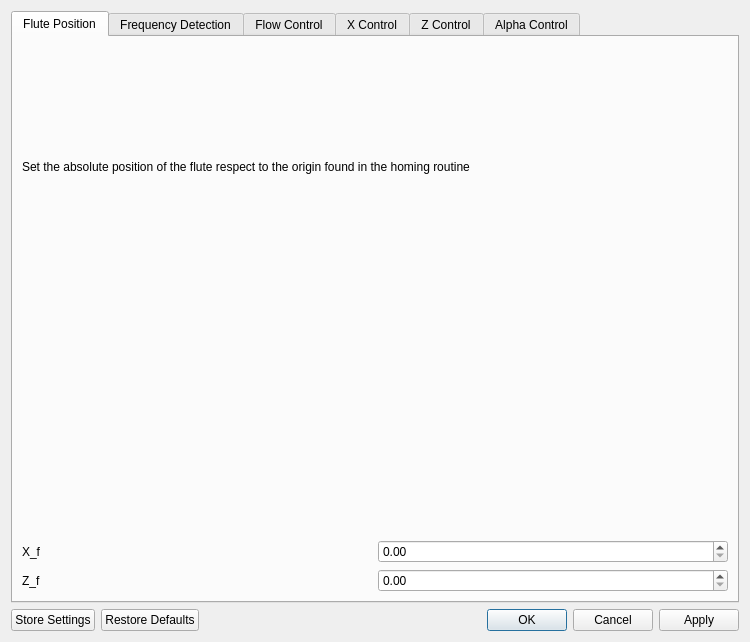
<?xml version="1.0" encoding="UTF-8"?>
<ui version="4.0">
 <class>Dialog</class>
 <widget class="QDialog" name="Dialog">
  <property name="geometry">
   <rect>
    <x>0</x>
    <y>0</y>
    <width>750</width>
    <height>642</height>
   </rect>
  </property>
  <property name="windowTitle">
   <string>Dialog</string>
  </property>
  <layout class="QGridLayout" name="gridLayout">
   <item row="2" column="1">
    <widget class="QDialogButtonBox" name="buttonBox">
     <property name="orientation">
      <enum>Qt::Horizontal</enum>
     </property>
     <property name="standardButtons">
      <set>QDialogButtonBox::Apply|QDialogButtonBox::Cancel|QDialogButtonBox::Ok|QDialogButtonBox::RestoreDefaults</set>
     </property>
     <property name="centerButtons">
      <bool>false</bool>
     </property>
    </widget>
   </item>
   <item row="2" column="0">
    <widget class="QPushButton" name="storeSettings">
     <property name="text">
      <string>Store Settings</string>
     </property>
    </widget>
   </item>
   <item row="1" column="0" colspan="2">
    <widget class="QTabWidget" name="tabWidget">
     <property name="currentIndex">
      <number>0</number>
     </property>
     <widget class="QWidget" name="tab">
      <attribute name="title">
       <string>Flute Position</string>
      </attribute>
      <layout class="QGridLayout" name="gridLayout_2">
       <item row="1" column="0" colspan="2">
        <widget class="QLabel" name="image_flute_pos">
         <property name="sizePolicy">
          <sizepolicy hsizetype="Minimum" vsizetype="Minimum">
           <horstretch>0</horstretch>
           <verstretch>0</verstretch>
          </sizepolicy>
         </property>
         <property name="text">
          <string/>
         </property>
         <property name="scaledContents">
          <bool>true</bool>
         </property>
        </widget>
       </item>
       <item row="3" column="0">
        <widget class="QLabel" name="label_2">
         <property name="whatsThis">
          <string>Z position in the system of reference showed in the picture, where 0,0 is in the upper left point of operation</string>
         </property>
         <property name="text">
          <string>Z_f</string>
         </property>
        </widget>
       </item>
       <item row="3" column="1">
        <widget class="QDoubleSpinBox" name="zFlutePos">
         <property name="maximum">
          <double>300.000000000000000</double>
         </property>
        </widget>
       </item>
       <item row="2" column="1">
        <widget class="QDoubleSpinBox" name="xFlutePos">
         <property name="maximum">
          <double>300.000000000000000</double>
         </property>
        </widget>
       </item>
       <item row="2" column="0">
        <widget class="QLabel" name="label">
         <property name="whatsThis">
          <string>X position in the system of reference showed in the picture, where 0,0 is in the upper left point of operation</string>
         </property>
         <property name="text">
          <string>X_f</string>
         </property>
        </widget>
       </item>
       <item row="0" column="0" colspan="2">
        <widget class="QLabel" name="label_60">
         <property name="text">
          <string>Set the absolute position of the flute respect to the origin found in the homing routine</string>
         </property>
        </widget>
       </item>
      </layout>
     </widget>
     <widget class="QWidget" name="tab_6">
      <attribute name="title">
       <string>Frequency Detection</string>
      </attribute>
      <layout class="QGridLayout" name="gridLayout_9">
       <item row="3" column="0" colspan="2">
        <widget class="QGroupBox" name="YINGroupBox">
         <property name="whatsThis">
          <string extracomment="YIN is an autocorrelation based method for fundamental frequency estimation 1. First, a normalized difference function is computed over short (overlapping) frames of audio. Next, the first minimum in the difference function below trough_threshold is selected as an estimate of the signal’s period. Finally, the estimated period is refined using parabolic interpolation before converting into the corresponding frequency."/>
         </property>
         <property name="title">
          <string>YIN</string>
         </property>
         <layout class="QGridLayout" name="gridLayout_7">
          <item row="0" column="0">
           <widget class="QLabel" name="label_35">
            <property name="whatsThis">
             <string>minimum frequency in Hertz. The recommended minimum is ~65 Hz though lower values may be feasible.</string>
            </property>
            <property name="text">
             <string>fmin</string>
            </property>
           </widget>
          </item>
          <item row="0" column="1">
           <widget class="QDoubleSpinBox" name="YINfmin">
            <property name="maximum">
             <double>4000.000000000000000</double>
            </property>
            <property name="value">
             <double>65.000000000000000</double>
            </property>
           </widget>
          </item>
          <item row="0" column="2">
           <widget class="QLabel" name="label_39">
            <property name="whatsThis">
             <string>number of audio samples between adjacent YIN predictions. If None, defaults to frame_length // 4.</string>
            </property>
            <property name="text">
             <string>hop_length</string>
            </property>
           </widget>
          </item>
          <item row="0" column="3">
           <widget class="QSpinBox" name="YINhop_length">
            <property name="maximum">
             <number>10000</number>
            </property>
            <property name="value">
             <number>512</number>
            </property>
           </widget>
          </item>
          <item row="1" column="0">
           <widget class="QLabel" name="label_36">
            <property name="whatsThis">
             <string>maximum frequency in Hertz. The recommended maximum is ~2093 Hz though higher values may be feasible.</string>
            </property>
            <property name="text">
             <string>fmax</string>
            </property>
           </widget>
          </item>
          <item row="1" column="1">
           <widget class="QDoubleSpinBox" name="YINfmax">
            <property name="maximum">
             <double>4000.000000000000000</double>
            </property>
            <property name="value">
             <double>2093.000000000000000</double>
            </property>
           </widget>
          </item>
          <item row="1" column="2">
           <widget class="QLabel" name="label_40">
            <property name="whatsThis">
             <string>absolute threshold for peak estimation.</string>
            </property>
            <property name="text">
             <string>trough_threshold</string>
            </property>
           </widget>
          </item>
          <item row="1" column="3">
           <widget class="QDoubleSpinBox" name="YINtrough_threshold">
            <property name="decimals">
             <number>5</number>
            </property>
           </widget>
          </item>
          <item row="2" column="0">
           <widget class="QLabel" name="label_37">
            <property name="whatsThis">
             <string>length of the frames in samples. By default, frame_length=2048 corresponds to a time scale of about 93 ms at a sampling rate of 22050 Hz.</string>
            </property>
            <property name="text">
             <string>frame_length</string>
            </property>
           </widget>
          </item>
          <item row="2" column="1">
           <widget class="QSpinBox" name="YINframe_length">
            <property name="maximum">
             <number>10000</number>
            </property>
            <property name="value">
             <number>2048</number>
            </property>
           </widget>
          </item>
          <item row="2" column="2">
           <widget class="QCheckBox" name="YINcenter">
            <property name="whatsThis">
             <string>If True, the signal y is padded so that frame D[:, t] is centered at y[t * hop_length]. If False, then D[:, t] begins at y[t * hop_length]. Defaults to True, which simplifies the alignment of D onto a time grid by means of librosa.core.frames_to_samples.</string>
            </property>
            <property name="text">
             <string>center</string>
            </property>
           </widget>
          </item>
          <item row="3" column="0">
           <widget class="QLabel" name="label_38">
            <property name="whatsThis">
             <string>length of the window for calculating autocorrelation in samples. If None, defaults to frame_length // 2</string>
            </property>
            <property name="text">
             <string>win_length</string>
            </property>
           </widget>
          </item>
          <item row="3" column="1">
           <widget class="QSpinBox" name="YINwin_length">
            <property name="maximum">
             <number>10000</number>
            </property>
            <property name="value">
             <number>1024</number>
            </property>
           </widget>
          </item>
          <item row="3" column="2">
           <widget class="QLabel" name="label_56">
            <property name="whatsThis">
             <string>If center=True, this argument is passed to np.pad for padding the edges of the signal y. By default (pad_mode=&quot;constant&quot;), y is padded on both sides with zeros. If center=False, this argument is ignored. .. see also:: np.pad</string>
            </property>
            <property name="text">
             <string>pad_mode</string>
            </property>
           </widget>
          </item>
          <item row="3" column="3">
           <widget class="QComboBox" name="YINpad_mode">
            <item>
             <property name="text">
              <string>constant</string>
             </property>
            </item>
            <item>
             <property name="text">
              <string>edge</string>
             </property>
            </item>
            <item>
             <property name="text">
              <string>empty</string>
             </property>
            </item>
            <item>
             <property name="text">
              <string>linear_ramp</string>
             </property>
            </item>
            <item>
             <property name="text">
              <string>maximum</string>
             </property>
            </item>
            <item>
             <property name="text">
              <string>mean</string>
             </property>
            </item>
            <item>
             <property name="text">
              <string>median</string>
             </property>
            </item>
            <item>
             <property name="text">
              <string>minimum</string>
             </property>
            </item>
            <item>
             <property name="text">
              <string>reflect</string>
             </property>
            </item>
            <item>
             <property name="text">
              <string>symmetric</string>
             </property>
            </item>
            <item>
             <property name="text">
              <string>wrap</string>
             </property>
            </item>
           </widget>
          </item>
         </layout>
        </widget>
       </item>
       <item row="0" column="1">
        <widget class="QComboBox" name="frequencyDetectionMethod">
         <item>
          <property name="text">
           <string>YIN</string>
          </property>
         </item>
         <item>
          <property name="text">
           <string>pYIN</string>
          </property>
         </item>
        </widget>
       </item>
       <item row="0" column="0">
        <widget class="QLabel" name="label_41">
         <property name="text">
          <string>Detection method used</string>
         </property>
        </widget>
       </item>
       <item row="4" column="0" colspan="2">
        <widget class="QGroupBox" name="pYINGroupBox">
         <property name="whatsThis">
          <string extracomment="pYIN 1 is a modificatin of the YIN algorithm 2 for fundamental frequency (F0) estimation. In the first step of pYIN, F0 candidates and their probabilities are computed using the YIN algorithm. In the second step, Viterbi decoding is used to estimate the most likely F0 sequence and voicing flags."/>
         </property>
         <property name="title">
          <string>pYIN</string>
         </property>
         <layout class="QGridLayout" name="gridLayout_8">
          <item row="5" column="1">
           <widget class="QSpinBox" name="pYINwin_length">
            <property name="minimum">
             <number>1</number>
            </property>
            <property name="maximum">
             <number>10000</number>
            </property>
            <property name="value">
             <number>1024</number>
            </property>
           </widget>
          </item>
          <item row="3" column="0">
           <widget class="QLabel" name="label_46">
            <property name="whatsThis">
             <string>length of the frames in samples. By default, frame_length=2048 corresponds to a time scale of about 93 ms at a sampling rate of 22050 Hz.</string>
            </property>
            <property name="text">
             <string>frame_length</string>
            </property>
           </widget>
          </item>
          <item row="0" column="0">
           <widget class="QLabel" name="label_44">
            <property name="whatsThis">
             <string>minimum frequency in Hertz. The recommended minimum is ~65 Hz though lower values may be feasible.</string>
            </property>
            <property name="text">
             <string>fmin</string>
            </property>
           </widget>
          </item>
          <item row="3" column="1">
           <widget class="QSpinBox" name="pYINframe_length">
            <property name="minimum">
             <number>1</number>
            </property>
            <property name="maximum">
             <number>10000</number>
            </property>
            <property name="value">
             <number>2048</number>
            </property>
           </widget>
          </item>
          <item row="2" column="4">
           <widget class="QDoubleSpinBox" name="pYINresolution">
            <property name="minimum">
             <double>0.010000000000000</double>
            </property>
            <property name="maximum">
             <double>0.990000000000000</double>
            </property>
            <property name="singleStep">
             <double>0.050000000000000</double>
            </property>
            <property name="value">
             <double>0.500000000000000</double>
            </property>
           </widget>
          </item>
          <item row="7" column="0">
           <widget class="QLabel" name="label_43">
            <property name="whatsThis">
             <string>number of audio samples between adjacent YIN predictions. If None, defaults to frame_length // 4.</string>
            </property>
            <property name="text">
             <string>hop_length</string>
            </property>
           </widget>
          </item>
          <item row="2" column="1">
           <widget class="QDoubleSpinBox" name="pYINfmax">
            <property name="maximum">
             <double>4000.000000000000000</double>
            </property>
            <property name="value">
             <double>2093.000000000000000</double>
            </property>
           </widget>
          </item>
          <item row="14" column="0" colspan="2">
           <widget class="QCheckBox" name="pYINcenter">
            <property name="whatsThis">
             <string>If True, the signal y is padded so that frame D[:, t] is centered at y[t * hop_length]. If False, then D[:, t] begins at y[t * hop_length]. Defaults to True, which simplifies the alignment of D onto a time grid by means of librosa.core.frames_to_samples.</string>
            </property>
            <property name="text">
             <string>center</string>
            </property>
           </widget>
          </item>
          <item row="2" column="0">
           <widget class="QLabel" name="label_45">
            <property name="whatsThis">
             <string>maximum frequency in Hertz. The recommended maximum is ~2093 Hz though higher values may be feasible.</string>
            </property>
            <property name="text">
             <string>fmax</string>
            </property>
           </widget>
          </item>
          <item row="8" column="0">
           <widget class="QLabel" name="label_47">
            <property name="whatsThis">
             <string>number of thresholds for peak estimation.</string>
            </property>
            <property name="text">
             <string>n_thresholds</string>
            </property>
           </widget>
          </item>
          <item row="12" column="1">
           <widget class="QDoubleSpinBox" name="pYINbeta_parameter_b">
            <property name="minimum">
             <double>0.010000000000000</double>
            </property>
            <property name="value">
             <double>2.000000000000000</double>
            </property>
           </widget>
          </item>
          <item row="0" column="1">
           <widget class="QDoubleSpinBox" name="pYINfmin">
            <property name="maximum">
             <double>4000.000000000000000</double>
            </property>
            <property name="value">
             <double>65.000000000000000</double>
            </property>
           </widget>
          </item>
          <item row="8" column="1">
           <widget class="QSpinBox" name="pYINn_thresholds">
            <property name="minimum">
             <number>1</number>
            </property>
           </widget>
          </item>
          <item row="0" column="4">
           <widget class="QDoubleSpinBox" name="pYINmax_transition_rate">
            <property name="minimum">
             <double>0.010000000000000</double>
            </property>
            <property name="value">
             <double>1.000000000000000</double>
            </property>
           </widget>
          </item>
          <item row="5" column="0">
           <widget class="QLabel" name="label_42">
            <property name="whatsThis">
             <string>length of the window for calculating autocorrelation in samples. If None, defaults to frame_length // 2</string>
            </property>
            <property name="text">
             <string>win_length</string>
            </property>
           </widget>
          </item>
          <item row="7" column="1">
           <widget class="QSpinBox" name="pYINhop_length">
            <property name="minimum">
             <number>1</number>
            </property>
            <property name="maximum">
             <number>10000</number>
            </property>
            <property name="value">
             <number>512</number>
            </property>
           </widget>
          </item>
          <item row="11" column="0">
           <widget class="QLabel" name="label_48">
            <property name="whatsThis">
             <string>shape parameters for the beta distribution prior over thresholds.</string>
            </property>
            <property name="text">
             <string>beta_parameter_a</string>
            </property>
           </widget>
          </item>
          <item row="11" column="1">
           <widget class="QDoubleSpinBox" name="pYINbeta_parameter_a">
            <property name="minimum">
             <double>0.010000000000000</double>
            </property>
            <property name="value">
             <double>2.000000000000000</double>
            </property>
           </widget>
          </item>
          <item row="0" column="3">
           <widget class="QLabel" name="label_51">
            <property name="whatsThis">
             <string>maximum pitch transition rate in octaves per second.</string>
            </property>
            <property name="text">
             <string>max_transition_rate</string>
            </property>
           </widget>
          </item>
          <item row="2" column="3">
           <widget class="QLabel" name="label_50">
            <property name="whatsThis">
             <string>Resolution of the pitch bins. 0.01 corresponds to cents.</string>
            </property>
            <property name="text">
             <string>resolution</string>
            </property>
           </widget>
          </item>
          <item row="3" column="4">
           <widget class="QDoubleSpinBox" name="pYINboltzmann_parameter">
            <property name="minimum">
             <double>0.010000000000000</double>
            </property>
            <property name="value">
             <double>1.000000000000000</double>
            </property>
           </widget>
          </item>
          <item row="3" column="3">
           <widget class="QLabel" name="label_49">
            <property name="whatsThis">
             <string>shape parameter for the Boltzmann distribution prior over troughs. Larger values will assign more mass to smaller periods.</string>
            </property>
            <property name="text">
             <string>boltzmann_parameter</string>
            </property>
           </widget>
          </item>
          <item row="5" column="3">
           <widget class="QLabel" name="label_52">
            <property name="whatsThis">
             <string>probability of switching from voiced to unvoiced or vice versa.</string>
            </property>
            <property name="text">
             <string>switch_prob</string>
            </property>
           </widget>
          </item>
          <item row="5" column="4">
           <widget class="QDoubleSpinBox" name="pYINswitch_prob">
            <property name="minimum">
             <double>0.010000000000000</double>
            </property>
            <property name="maximum">
             <double>0.990000000000000</double>
            </property>
            <property name="value">
             <double>0.500000000000000</double>
            </property>
           </widget>
          </item>
          <item row="7" column="3">
           <widget class="QLabel" name="label_53">
            <property name="whatsThis">
             <string>maximum probability to add to global minimum if no trough is below threshold.</string>
            </property>
            <property name="text">
             <string>no_trough_prob</string>
            </property>
           </widget>
          </item>
          <item row="7" column="4">
           <widget class="QDoubleSpinBox" name="pYINno_trough_prob">
            <property name="minimum">
             <double>0.010000000000000</double>
            </property>
            <property name="maximum">
             <double>0.990000000000000</double>
            </property>
            <property name="value">
             <double>0.500000000000000</double>
            </property>
           </widget>
          </item>
          <item row="8" column="3">
           <widget class="QLabel" name="label_54">
            <property name="whatsThis">
             <string>default value for unvoiced frames of f0. If None, the unvoiced frames will contain a best guess value.</string>
            </property>
            <property name="text">
             <string>fill_na</string>
            </property>
           </widget>
          </item>
          <item row="8" column="4">
           <widget class="QComboBox" name="pYINfill_na">
            <item>
             <property name="text">
              <string>None</string>
             </property>
            </item>
            <item>
             <property name="text">
              <string>float</string>
             </property>
            </item>
            <item>
             <property name="text">
              <string>np.nan</string>
             </property>
            </item>
           </widget>
          </item>
          <item row="11" column="4">
           <widget class="QDoubleSpinBox" name="pYINfill_na_float"/>
          </item>
          <item row="12" column="3">
           <widget class="QLabel" name="label_55">
            <property name="whatsThis">
             <string>If center=True, this argument is passed to np.pad for padding the edges of the signal y. By default (pad_mode=&quot;constant&quot;), y is padded on both sides with zeros. If center=False, this argument is ignored. .. see also:: np.pad</string>
            </property>
            <property name="text">
             <string>pad_mode</string>
            </property>
           </widget>
          </item>
          <item row="12" column="0">
           <widget class="QLabel" name="label_57">
            <property name="whatsThis">
             <string>shape parameters for the beta distribution prior over thresholds.</string>
            </property>
            <property name="text">
             <string>beta_parameter_b</string>
            </property>
           </widget>
          </item>
          <item row="11" column="3">
           <widget class="QLabel" name="label_58">
            <property name="whatsThis">
             <string>default value for unvoiced frames of f0. If None, the unvoiced frames will contain a best guess value.</string>
            </property>
            <property name="text">
             <string>fill_na_float</string>
            </property>
           </widget>
          </item>
          <item row="12" column="4">
           <widget class="QComboBox" name="pYINpad_mode">
            <item>
             <property name="text">
              <string>constant</string>
             </property>
            </item>
            <item>
             <property name="text">
              <string>edge</string>
             </property>
            </item>
            <item>
             <property name="text">
              <string>empty</string>
             </property>
            </item>
            <item>
             <property name="text">
              <string>linear_ramp</string>
             </property>
            </item>
            <item>
             <property name="text">
              <string>maximum</string>
             </property>
            </item>
            <item>
             <property name="text">
              <string>mean</string>
             </property>
            </item>
            <item>
             <property name="text">
              <string>median</string>
             </property>
            </item>
            <item>
             <property name="text">
              <string>minimum</string>
             </property>
            </item>
            <item>
             <property name="text">
              <string>reflect</string>
             </property>
            </item>
            <item>
             <property name="text">
              <string>symmetric</string>
             </property>
            </item>
            <item>
             <property name="text">
              <string>wrap</string>
             </property>
            </item>
           </widget>
          </item>
         </layout>
        </widget>
       </item>
       <item row="1" column="0">
        <widget class="QLabel" name="label_59">
         <property name="text">
          <string>Device used</string>
         </property>
        </widget>
       </item>
       <item row="1" column="1">
        <widget class="QComboBox" name="micDevices"/>
       </item>
      </layout>
     </widget>
     <widget class="QWidget" name="tab_2">
      <attribute name="title">
       <string>Flow Control</string>
      </attribute>
      <layout class="QGridLayout" name="gridLayout_3">
       <item row="0" column="0">
        <widget class="QLabel" name="label_3">
         <property name="text">
          <string>Variable to control</string>
         </property>
        </widget>
       </item>
       <item row="0" column="1">
        <widget class="QComboBox" name="flowVarToControl">
         <item>
          <property name="text">
           <string>Mass Flow</string>
          </property>
         </item>
         <item>
          <property name="text">
           <string>Volume Flow</string>
          </property>
         </item>
         <item>
          <property name="text">
           <string>Pressure</string>
          </property>
         </item>
        </widget>
       </item>
       <item row="1" column="0">
        <widget class="QLabel" name="label_4">
         <property name="text">
          <string>Control Loop</string>
         </property>
        </widget>
       </item>
       <item row="1" column="1">
        <widget class="QComboBox" name="flowControlLoop">
         <item>
          <property name="text">
           <string>PDF</string>
          </property>
         </item>
         <item>
          <property name="text">
           <string>PD2I</string>
          </property>
         </item>
        </widget>
       </item>
       <item row="2" column="0">
        <widget class="QLabel" name="label_5">
         <property name="text">
          <string>Kp</string>
         </property>
        </widget>
       </item>
       <item row="2" column="1">
        <widget class="QDoubleSpinBox" name="flowKp">
         <property name="maximum">
          <double>9999.000000000000000</double>
         </property>
        </widget>
       </item>
       <item row="3" column="0">
        <widget class="QLabel" name="label_6">
         <property name="text">
          <string>Ki</string>
         </property>
        </widget>
       </item>
       <item row="3" column="1">
        <widget class="QDoubleSpinBox" name="flowKi">
         <property name="maximum">
          <double>9999.000000000000000</double>
         </property>
        </widget>
       </item>
       <item row="4" column="0">
        <widget class="QLabel" name="label_7">
         <property name="text">
          <string>Kd</string>
         </property>
        </widget>
       </item>
       <item row="4" column="1">
        <widget class="QDoubleSpinBox" name="flowKd">
         <property name="maximum">
          <double>9999.000000000000000</double>
         </property>
        </widget>
       </item>
      </layout>
     </widget>
     <widget class="QWidget" name="tab_3">
      <attribute name="title">
       <string>X Control</string>
      </attribute>
      <layout class="QGridLayout" name="gridLayout_4">
       <item row="2" column="0">
        <widget class="QLabel" name="label_13">
         <property name="text">
          <string>Kd</string>
         </property>
        </widget>
       </item>
       <item row="4" column="0">
        <widget class="QLabel" name="label_8">
         <property name="text">
          <string>Deceleration</string>
         </property>
        </widget>
       </item>
       <item row="2" column="2">
        <widget class="QLabel" name="label_12">
         <property name="text">
          <string>Kd_vel</string>
         </property>
        </widget>
       </item>
       <item row="5" column="1">
        <widget class="QSpinBox" name="X_prop_value">
         <property name="maximum">
          <number>50</number>
         </property>
        </widget>
       </item>
       <item row="3" column="0">
        <widget class="QLabel" name="label_15">
         <property name="text">
          <string>Acceleration</string>
         </property>
        </widget>
       </item>
       <item row="2" column="3">
        <widget class="QDoubleSpinBox" name="X_kd_vel_value">
         <property name="decimals">
          <number>5</number>
         </property>
        </widget>
       </item>
       <item row="2" column="1">
        <widget class="QDoubleSpinBox" name="X_kd_value">
         <property name="decimals">
          <number>5</number>
         </property>
        </widget>
       </item>
       <item row="5" column="0">
        <widget class="QLabel" name="label_14">
         <property name="text">
          <string>Proportional Coef</string>
         </property>
        </widget>
       </item>
       <item row="3" column="1">
        <widget class="QSpinBox" name="X_acc_value">
         <property name="minimum">
          <number>1</number>
         </property>
         <property name="maximum">
          <number>5000</number>
         </property>
         <property name="value">
          <number>400</number>
         </property>
        </widget>
       </item>
       <item row="1" column="0">
        <widget class="QLabel" name="label_10">
         <property name="text">
          <string>Ki</string>
         </property>
        </widget>
       </item>
       <item row="1" column="3">
        <widget class="QDoubleSpinBox" name="X_ki_vel_value">
         <property name="decimals">
          <number>5</number>
         </property>
        </widget>
       </item>
       <item row="4" column="1">
        <widget class="QSpinBox" name="X_dec_value">
         <property name="minimum">
          <number>1</number>
         </property>
         <property name="maximum">
          <number>5000</number>
         </property>
         <property name="value">
          <number>400</number>
         </property>
        </widget>
       </item>
       <item row="1" column="1">
        <widget class="QDoubleSpinBox" name="X_ki_value">
         <property name="decimals">
          <number>5</number>
         </property>
        </widget>
       </item>
       <item row="1" column="2">
        <widget class="QLabel" name="label_16">
         <property name="text">
          <string>Ki_vel</string>
         </property>
        </widget>
       </item>
       <item row="0" column="0">
        <widget class="QLabel" name="label_11">
         <property name="text">
          <string>Kp</string>
         </property>
        </widget>
       </item>
       <item row="0" column="2">
        <widget class="QLabel" name="label_9">
         <property name="text">
          <string>Kp_vel</string>
         </property>
        </widget>
       </item>
       <item row="0" column="3">
        <widget class="QDoubleSpinBox" name="X_kp_vel_value">
         <property name="decimals">
          <number>5</number>
         </property>
        </widget>
       </item>
       <item row="0" column="1">
        <widget class="QDoubleSpinBox" name="X_kp_value">
         <property name="decimals">
          <number>5</number>
         </property>
        </widget>
       </item>
       <item row="6" column="0" colspan="4">
        <widget class="QLabel" name="control_image">
         <property name="text">
          <string/>
         </property>
        </widget>
       </item>
      </layout>
     </widget>
     <widget class="QWidget" name="tab_4">
      <attribute name="title">
       <string>Z Control</string>
      </attribute>
      <layout class="QGridLayout" name="gridLayout_5">
       <item row="3" column="0">
        <widget class="QLabel" name="label_19">
         <property name="text">
          <string>Acceleration</string>
         </property>
        </widget>
       </item>
       <item row="4" column="1">
        <widget class="QSpinBox" name="Z_dec_value">
         <property name="minimum">
          <number>1</number>
         </property>
         <property name="maximum">
          <number>5000</number>
         </property>
         <property name="value">
          <number>400</number>
         </property>
        </widget>
       </item>
       <item row="1" column="0">
        <widget class="QLabel" name="label_24">
         <property name="text">
          <string>Ki</string>
         </property>
        </widget>
       </item>
       <item row="2" column="2">
        <widget class="QLabel" name="label_17">
         <property name="text">
          <string>Kd_vel</string>
         </property>
        </widget>
       </item>
       <item row="5" column="0">
        <widget class="QLabel" name="label_22">
         <property name="text">
          <string>Proportional Coef</string>
         </property>
        </widget>
       </item>
       <item row="0" column="2">
        <widget class="QLabel" name="label_23">
         <property name="text">
          <string>Kp_vel</string>
         </property>
        </widget>
       </item>
       <item row="0" column="3">
        <widget class="QDoubleSpinBox" name="Z_kp_vel_value">
         <property name="decimals">
          <number>5</number>
         </property>
        </widget>
       </item>
       <item row="1" column="1">
        <widget class="QDoubleSpinBox" name="Z_ki_value">
         <property name="decimals">
          <number>5</number>
         </property>
        </widget>
       </item>
       <item row="0" column="1">
        <widget class="QDoubleSpinBox" name="Z_kp_value">
         <property name="decimals">
          <number>5</number>
         </property>
        </widget>
       </item>
       <item row="4" column="0">
        <widget class="QLabel" name="label_21">
         <property name="text">
          <string>Deceleration</string>
         </property>
        </widget>
       </item>
       <item row="3" column="1">
        <widget class="QSpinBox" name="Z_acc_value">
         <property name="minimum">
          <number>1</number>
         </property>
         <property name="maximum">
          <number>5000</number>
         </property>
         <property name="value">
          <number>400</number>
         </property>
        </widget>
       </item>
       <item row="1" column="3">
        <widget class="QDoubleSpinBox" name="Z_ki_vel_value">
         <property name="decimals">
          <number>5</number>
         </property>
        </widget>
       </item>
       <item row="2" column="0">
        <widget class="QLabel" name="label_20">
         <property name="text">
          <string>Kd</string>
         </property>
        </widget>
       </item>
       <item row="5" column="1">
        <widget class="QSpinBox" name="Z_prop_value">
         <property name="maximum">
          <number>50</number>
         </property>
        </widget>
       </item>
       <item row="0" column="0">
        <widget class="QLabel" name="label_25">
         <property name="text">
          <string>Kp</string>
         </property>
        </widget>
       </item>
       <item row="2" column="1">
        <widget class="QDoubleSpinBox" name="Z_kd_value">
         <property name="decimals">
          <number>5</number>
         </property>
        </widget>
       </item>
       <item row="1" column="2">
        <widget class="QLabel" name="label_18">
         <property name="text">
          <string>Ki_vel</string>
         </property>
        </widget>
       </item>
       <item row="2" column="3">
        <widget class="QDoubleSpinBox" name="Z_kd_vel_value">
         <property name="decimals">
          <number>5</number>
         </property>
        </widget>
       </item>
       <item row="6" column="0" colspan="4">
        <widget class="QLabel" name="control_image2">
         <property name="text">
          <string/>
         </property>
        </widget>
       </item>
      </layout>
     </widget>
     <widget class="QWidget" name="tab_5">
      <attribute name="title">
       <string>Alpha Control</string>
      </attribute>
      <layout class="QGridLayout" name="gridLayout_6">
       <item row="2" column="0">
        <widget class="QLabel" name="label_29">
         <property name="text">
          <string>Kd</string>
         </property>
        </widget>
       </item>
       <item row="3" column="0">
        <widget class="QLabel" name="label_28">
         <property name="text">
          <string>Acceleration</string>
         </property>
        </widget>
       </item>
       <item row="0" column="2">
        <widget class="QLabel" name="label_32">
         <property name="text">
          <string>Kp_vel</string>
         </property>
        </widget>
       </item>
       <item row="1" column="2">
        <widget class="QLabel" name="label_27">
         <property name="text">
          <string>Ki_vel</string>
         </property>
        </widget>
       </item>
       <item row="0" column="3">
        <widget class="QDoubleSpinBox" name="A_kp_vel_value">
         <property name="decimals">
          <number>5</number>
         </property>
        </widget>
       </item>
       <item row="3" column="1">
        <widget class="QSpinBox" name="A_acc_value">
         <property name="minimum">
          <number>1</number>
         </property>
         <property name="maximum">
          <number>5000</number>
         </property>
         <property name="value">
          <number>400</number>
         </property>
        </widget>
       </item>
       <item row="0" column="0">
        <widget class="QLabel" name="label_34">
         <property name="text">
          <string>Kp</string>
         </property>
        </widget>
       </item>
       <item row="1" column="1">
        <widget class="QDoubleSpinBox" name="A_ki_value">
         <property name="decimals">
          <number>5</number>
         </property>
        </widget>
       </item>
       <item row="4" column="1">
        <widget class="QSpinBox" name="A_dec_value">
         <property name="minimum">
          <number>1</number>
         </property>
         <property name="maximum">
          <number>5000</number>
         </property>
         <property name="value">
          <number>400</number>
         </property>
        </widget>
       </item>
       <item row="2" column="3">
        <widget class="QDoubleSpinBox" name="A_kd_vel_value">
         <property name="decimals">
          <number>5</number>
         </property>
        </widget>
       </item>
       <item row="5" column="1">
        <widget class="QSpinBox" name="A_prop_value">
         <property name="maximum">
          <number>50</number>
         </property>
        </widget>
       </item>
       <item row="1" column="0">
        <widget class="QLabel" name="label_33">
         <property name="text">
          <string>Ki</string>
         </property>
        </widget>
       </item>
       <item row="2" column="2">
        <widget class="QLabel" name="label_26">
         <property name="text">
          <string>Kd_vel</string>
         </property>
        </widget>
       </item>
       <item row="0" column="1">
        <widget class="QDoubleSpinBox" name="A_kp_value">
         <property name="decimals">
          <number>5</number>
         </property>
        </widget>
       </item>
       <item row="2" column="1">
        <widget class="QDoubleSpinBox" name="A_kd_value">
         <property name="decimals">
          <number>5</number>
         </property>
        </widget>
       </item>
       <item row="5" column="0">
        <widget class="QLabel" name="label_31">
         <property name="text">
          <string>Proportional Coef</string>
         </property>
        </widget>
       </item>
       <item row="1" column="3">
        <widget class="QDoubleSpinBox" name="A_ki_vel_value">
         <property name="decimals">
          <number>5</number>
         </property>
        </widget>
       </item>
       <item row="4" column="0">
        <widget class="QLabel" name="label_30">
         <property name="text">
          <string>Deceleration</string>
         </property>
        </widget>
       </item>
       <item row="6" column="0" colspan="4">
        <widget class="QLabel" name="control_image3">
         <property name="text">
          <string/>
         </property>
        </widget>
       </item>
      </layout>
     </widget>
    </widget>
   </item>
  </layout>
 </widget>
 <resources/>
 <connections>
  <connection>
   <sender>buttonBox</sender>
   <signal>accepted()</signal>
   <receiver>Dialog</receiver>
   <slot>accept()</slot>
   <hints>
    <hint type="sourcelabel">
     <x>248</x>
     <y>254</y>
    </hint>
    <hint type="destinationlabel">
     <x>157</x>
     <y>274</y>
    </hint>
   </hints>
  </connection>
  <connection>
   <sender>buttonBox</sender>
   <signal>rejected()</signal>
   <receiver>Dialog</receiver>
   <slot>reject()</slot>
   <hints>
    <hint type="sourcelabel">
     <x>316</x>
     <y>260</y>
    </hint>
    <hint type="destinationlabel">
     <x>286</x>
     <y>274</y>
    </hint>
   </hints>
  </connection>
 </connections>
</ui>
